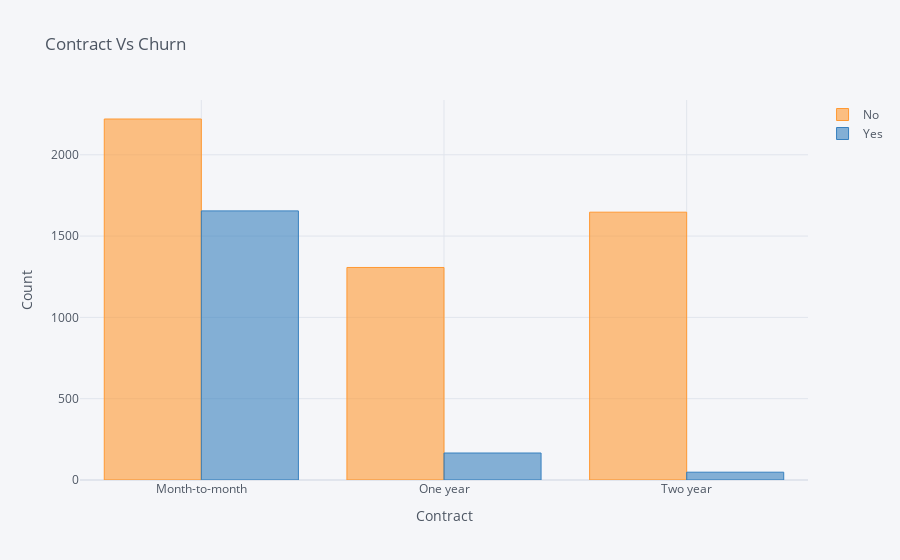

Notebook source saved alongside this figure:
### Code cell
#Comparing the Churn with the Contract Type
cf.go_offline()
sns.set(style='whitegrid')

pd.crosstab(dataset['Contract'],dataset['Churn']).iplot(kind='bar' , title = 'Contract Vs Churn' ,xTitle = 'Contract',yTitle = 'Count' )

### Figure 1 — Plotly figure (JSON) as saved in the notebook; plotly's stock layout.template omitted (floating-point values rounded to 4 significant figures)
{"data": [{"marker": {"color": "rgba(255, 153, 51, 0.6)", "line": {"color": "rgba(255, 153, 51, 1.0)", "width": 1}}, "name": "No", "orientation": "v", "text": "", "type": "bar", "x": ["Month-to-month", "One year", "Two year"], "y": [2220, 1307, 1647]}, {"marker": {"color": "rgba(55, 128, 191, 0.6)", "line": {"color": "rgba(55, 128, 191, 1.0)", "width": 1}}, "name": "Yes", "orientation": "v", "text": "", "type": "bar", "x": ["Month-to-month", "One year", "Two year"], "y": [1655, 166, 48]}], "layout": {"legend": {"bgcolor": "#F5F6F9", "font": {"color": "#4D5663"}}, "paper_bgcolor": "#F5F6F9", "plot_bgcolor": "#F5F6F9", "title": {"font": {"color": "#4D5663"}, "text": "Contract Vs Churn"}, "xaxis": {"gridcolor": "#E1E5ED", "showgrid": true, "tickfont": {"color": "#4D5663"}, "title": {"font": {"color": "#4D5663"}, "text": "Contract"}, "zerolinecolor": "#E1E5ED"}, "yaxis": {"gridcolor": "#E1E5ED", "showgrid": true, "tickfont": {"color": "#4D5663"}, "title": {"font": {"color": "#4D5663"}, "text": "Count"}, "zerolinecolor": "#E1E5ED"}}}
